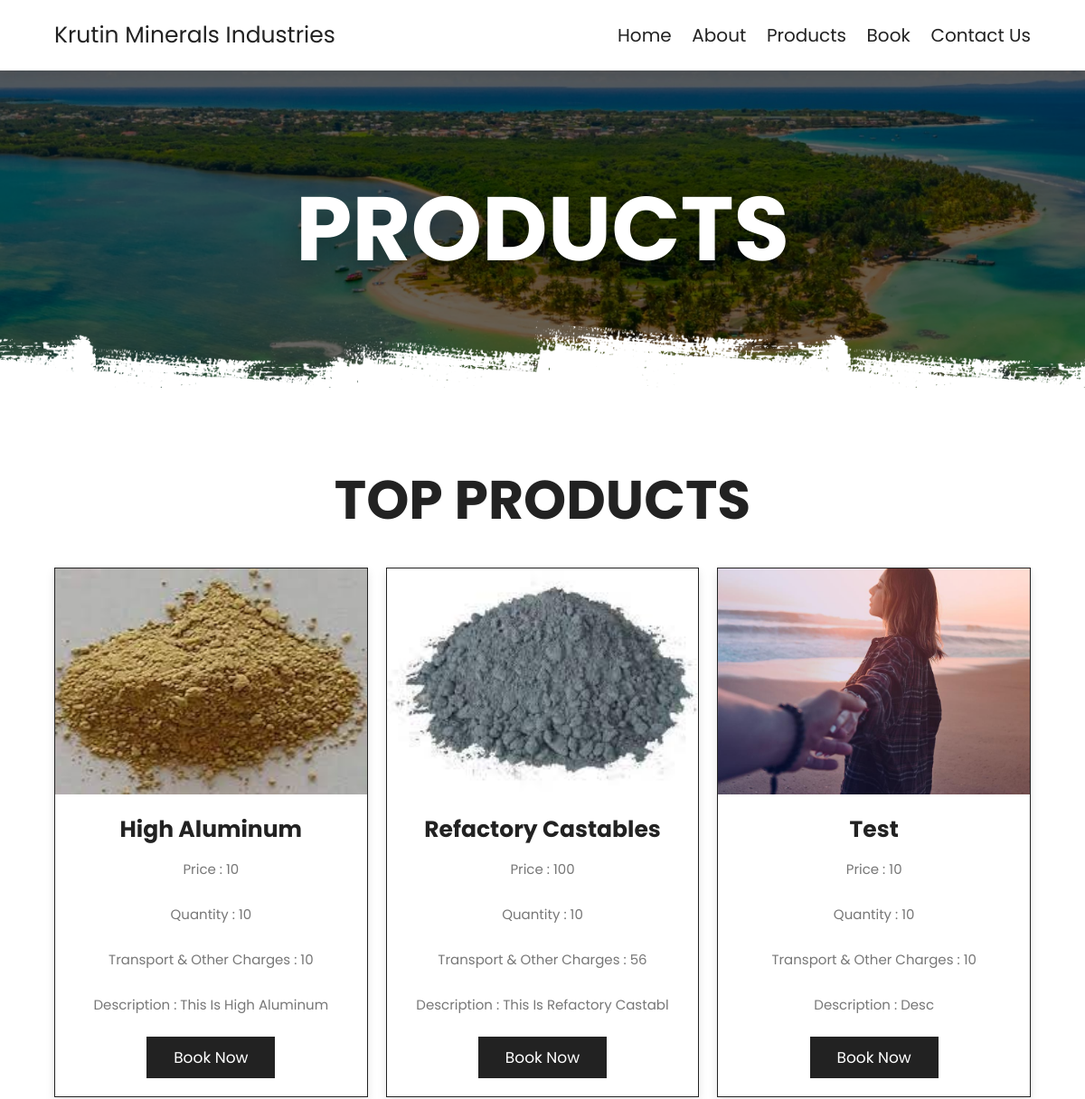
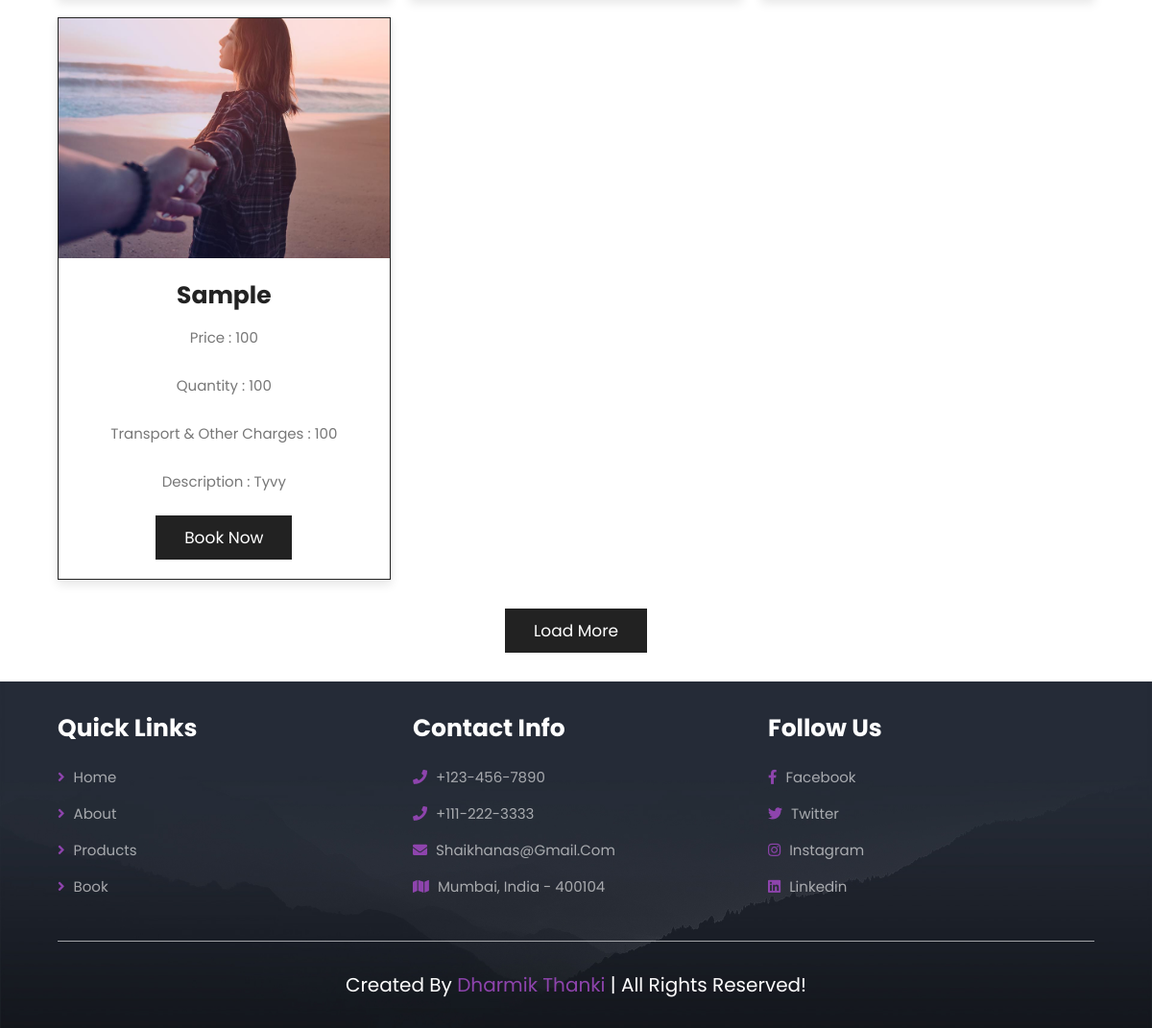
/package.php, run on the app's committed database (2 pictures, top to bottom).
### tables this page shows
CREATE TABLE `products` (
  `id` int(11) NOT NULL,
  `photo` varchar(25) NOT NULL,
  `name1` varchar(30) NOT NULL,
  `price` int(11) NOT NULL,
  `quantity` int(11) NOT NULL,
  `transport_and_other` int(11) NOT NULL,
  `description1` varchar(50) NOT NULL
);

### package.php (the view, shortened to what this page needs)
<?php
require('admin/db.php');
?>
<!DOCTYPE html>
<html lang="en">
<head>
   <link rel="stylesheet" href="https://unpkg.com/swiper@7/swiper-bundle.min.css" />
   <link rel="stylesheet" href="https://cdnjs.cloudflare.com/ajax/libs/font-awesome/5.15.4/css/all.min.css">
   <link rel="stylesheet" href="css/style.css">
</head>
<body>
<section class="header">
   <a href="home.php" class="logo">Krutin Minerals Industries</a>
   <nav class="navbar">
      <a href="home.php">home</a>
      <a href="about.php">about</a>
      <a href="package.php">products</a>
      <a href="book.php">book</a>
      <a href="contact.php">Contact Us</a>
   </nav>
</section>
<div class="heading" style="background:url(images/header-bg-2.png) no-repeat">
   <h1>products</h1>
</div>
<section class="packages">
   <h1 class="heading-title">top products</h1>
   <div class="box-container">
   <?php
      $count=1;
      $sel_query="Select * from products;";
      $result = mysqli_query($con,$sel_query);
      while($row = mysqli_fetch_assoc($result)) { ?>
      <div class="box">
         <div class="image">
            <img src="admin/img2/<?php echo $row['photo']; ?>">
         </div>
         <div class="content">
         <h3><?php echo $row["name1"]; ?></h3>
            <p>Price : <?php echo $row["price"]; ?></p>
            <p>Quantity : <?php echo $row["quantity"]; ?></P>
            <p>Transport & Other Charges : <?php echo $row["transport_and_other"]; ?></p>
            <p>Description : <?php echo $row["description1"]; ?></p>
            <a href="book.php" class="btn">book now</a>
         </div>
      </div>
         <?php $count++; } ?>
   </div>
   <div class="load-more"><span class="btn">load more</span></div>
</section>
<section class="footer">
   <div class="box-container">
      <div class="box">
         <h3>quick links</h3>
         <a href="home.php"> <i class="fas fa-angle-right"></i> home</a>
         <a href="about.php"> <i class="fas fa-angle-right"></i> about</a>
         <a href="package.php"> <i class="fas fa-angle-right"></i> products</a>
         <a href="book.php"> <i class="fas fa-angle-right"></i> book</a>
      </div>
      <div class="box">
         <h3>contact info</h3>
         <a href="#"> <i class="fas fa-phone"></i> +123-456-7890 </a>
         <a href="#"> <i class="fas fa-phone"></i> +111-222-3333 </a>
         <a href="#"> <i class="fas fa-envelope"></i> shaikhanas@gmail.com </a>
         <a href="#"> <i class="fas fa-map"></i> mumbai, india - 400104 </a>
      </div>
      <div class="box">
         <h3>follow us</h3>
         <a href="#"> <i class="fab fa-facebook-f"></i> facebook </a>
         <a href="#"> <i class="fab fa-twitter"></i> twitter </a>
         <a href="#"> <i class="fab fa-instagram"></i> instagram </a>
         <a href="#"> <i class="fab fa-linkedin"></i> linkedin </a>
      </div>
   </div>
   <div class="credit"> created by <span>Dharmik Thanki</span> | all rights reserved! </div>
</section>
</body>
</html>

### css/style.css (style rules this page uses)
:root { --main-color:#8e44ad; --black:#222; --white:#fff; --light-black:#777; --light-white:#fff9; --dark-bg:rgba(0,0,0,.7); --light-bg:#eee; --border:.1rem solid var(--black); --box-shadow:0 .5rem 1rem rgba(0,0,0,.1); --text-shadow:0 1.5rem 3rem rgba(0,0,0,.3); }
* { font-family: 'Poppins', sans-serif; margin:0; padding:0; box-sizing: border-box; outline: none; border:none; text-decoration: none; text-transform: capitalize; }
html { font-size: 62.5%; overflow-x: hidden; }
section { padding:5rem 10%; }
.heading { background-size: cover !important; background-position: center !important; padding-top: 10rem; padding-bottom:15rem; display: flex; align-items: center; justify-content: center; }
.heading h1 { font-size: 10rem; text-transform: uppercase; color:var(--white); text-shadow: var(--text-shadow); }
.btn { display: inline-block; background: var(--black); margin-top: 1rem; color:var(--white); font-size: 1.7rem; padding:1rem 3rem; cursor: pointer; }
.heading-title { text-align: center; margin-bottom: 3rem; font-size: 6rem; text-transform: uppercase; color:var(--black); }
.header { position: sticky; top:0; left:0; right:0; z-index: 1000; background-color: var(--white); display: flex; padding-top: 2rem; padding-bottom: 2rem; box-shadow: var(--box-shadow); align-items: center; justify-content: space-between; }
.header .logo { font-size: 2.5rem; color:var(--black); }
.header .navbar a { font-size: 2rem; margin-left: 2rem; color:var(--black); }
.packages .box-container { display: grid; grid-template-columns: repeat(auto-fit, minmax(30rem, 1fr)); gap: 2rem; }
.packages .box-container .box { border:var(--border); box-shadow: var(--box-shadow); background: var(--white); display: none; }
.packages .box-container .box:nth-child(1), .packages .box-container .box:nth-child(2), .packages .box-container .box:nth-child(3), .packages .box-container .box:nth-child(4), .packages .box-container .box:nth-child(5), .packages .box-container .box:nth-child(6) { display: inline-block; }
.packages .box-container .box .image { height: 25rem; overflow: hidden; }
.packages .box-container .box .image img { height: 100%; width: 100%; object-fit: cover; transition: .2s linear; }
.packages .box-container .box .content { padding:2rem; text-align: center; }
.packages .box-container .box .content h3 { font-size: 2.5rem; color:var(--black); }
.packages .box-container .box .content p { font-size: 1.5rem; color:var(--light-black); line-height: 2; padding:1rem 0; }
.packages .load-more { text-align: center; margin-top: 2rem; }
.footer { background: url(../images/footer-bg.jpg) no-repeat; background-size: cover; background-position: center; }
.footer .box-container { display: grid; grid-template-columns: repeat(auto-fit, minmax(25rem, 1fr)); gap: 3rem; }
.footer .box-container .box h3 { color:var(--white); font-size: 2.5rem; padding-bottom: 2rem; }
.footer .box-container .box a { color:var(--light-white); font-size: 1.5rem; padding-bottom: 1.5rem; display: block; }
.footer .box-container .box a i { color:var(--main-color); padding-right: .5rem; transition: .2s linear; }
.footer .credit { text-align: center; padding-top: 3rem; margin-top: 3rem; border-top: .1rem solid var(--light-white); font-size: 2rem; color:var(--white); }
.footer .credit span { color:var(--main-color); }
@media (max-width:1200px) { section { padding:3rem 5%; } }

### data on the page
products: photo (picture), name1 "High Aluminum", price "10", quantity "10", transport_and_other "10", description1 "This Is High Aluminum"
products: photo (picture), name1 "Refactory Castables", price "100", quantity "10", transport_and_other "56", description1 "This Is Refactory Castabl"
products: photo (picture), name1 "Test", price "10", quantity "10", transport_and_other "10", description1 "Desc"
products: photo (picture), name1 "Sample", price "100", quantity "100", transport_and_other "100", description1 "Tyvy"
